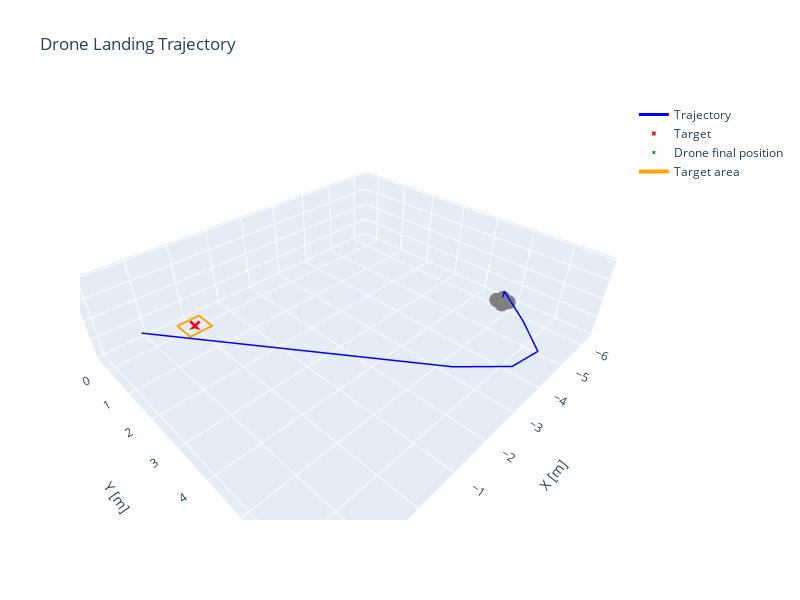

The notebook cell saved with this chart:
### Markdown cell above
**Where does the non-straight line at the beginning comes from?**

Well this a bit tricky, even if the drone starts at x=2m and y =2m, in its own referential, x error is well higher than y error. 


Second issue can be treated with smoother control (lower coefficients) when being closer to the target: coefficients are divided by 2 when being above the target.

### Code cell
sim_dt = 0.1         # simulation step (10 Hz)
env = DroneLandingEnv(render_mode=None, dt=sim_dt)
controller_dt = 1.0  # controller step (1 Hz)

pid = PIDController(Kp=[2.0,2.0,2.0, 2.0], Ki=[0.1,0.1,0.0,0.2], Kd=[0.0,0.0,0.0,0.0], dt=controller_dt, integral_limit=0.5, z_fixed_speed= -0.2, yaw_2_steps =True, finer_gains=True)

states, target = run_pid_simulation(env = env, pid = pid, init_mode='fixed', plot=True, init_pos = [2.0,2.0,2.0,2.0])

### Figure 1 — Plotly figure (JSON) as saved in the notebook; plotly's stock layout.template omitted (floating-point values rounded to 4 significant figures)
{"data": [{"line": {"color": "blue", "width": 3}, "mode": "lines", "name": "Trajectory", "x": [1.9, 1.8, 1.7, 1.601, 1.501, 1.401, 1.301, 1.201, 1.101, 1.001, 0.9014, 0.8014, 0.7014, 0.6014, 0.5014, 0.4014, 0.3014, 0.2014, 0.1014, 0.00137, -0.09863, -0.1986, -0.2986, -0.3986, -0.4986, -0.5986, -0.6986, -0.7986, -0.8986, -0.9986, -1.099, -1.199, -1.299, -1.399, -1.499, -1.599, -1.699, -1.799, -1.899, -1.999, -2.099, -2.199, -2.299, -2.399, -2.499, -2.599, -2.699, -2.799, -2.899, -2.999, -3.099, -3.199, -3.299, -3.399, -3.499, -3.599, -3.699, -3.799, -3.899, -3.999, -4.099, -4.199, -4.299, -4.399, -4.499, -4.599, -4.699, -4.799, -4.899, -4.999, -5.099, -5.199, -5.299, -5.399, -5.499, -5.599, -5.699, -5.799, -5.899, -5.999, -6.099, -6.099, -6.099, -6.099], "y": [2.1, 2.2, 2.3, 2.4, 2.5, 2.6, 2.7, 2.8, 2.9, 3.0, 3.1, 3.2, 3.3, 3.4, 3.5, 3.6, 3.7, 3.8, 3.9, 4.0, 4.1, 4.2, 4.3, 4.4, 4.5, 4.6, 4.7, 4.8, 4.9, 5.0, 5.1, 5.2, 5.3, 5.4, 5.5, 5.6, 5.7, 5.8, 5.9, 6.0, 6.067, 6.133, 6.2, 6.267, 6.334, 6.4, 6.467, 6.534, 6.6, 6.667, 6.671, 6.674, 6.678, 6.681, 6.685, 6.689, 6.692, 6.696, 6.699, 6.703, 6.617, 6.531, 6.445, 6.359, 6.273, 6.187, 6.102, 6.016, 5.93, 5.844, 5.744, 5.644, 5.544, 5.444, 5.344, 5.244, 5.144, 5.044, 4.944, 4.844, 4.744, 4.744, 4.744, 4.744], "z": [1.98, 1.96, 1.94, 1.92, 1.9, 1.88, 1.86, 1.84, 1.82, 1.8, 1.78, 1.76, 1.74, 1.72, 1.7, 1.68, 1.66, 1.64, 1.62, 1.6, 1.58, 1.56, 1.54, 1.52, 1.5, 1.48, 1.46, 1.44, 1.42, 1.4, 1.38, 1.36, 1.34, 1.32, 1.3, 1.28, 1.26, 1.24, 1.22, 1.2, 1.18, 1.16, 1.14, 1.12, 1.1, 1.08, 1.06, 1.04, 1.02, 1.0, 0.98, 0.96, 0.94, 0.92, 0.9, 0.88, 0.86, 0.84, 0.82, 0.8, 0.78, 0.76, 0.74, 0.72, 0.7, 0.68, 0.66, 0.64, 0.62, 0.6, 0.58, 0.56, 0.54, 0.52, 0.5, 0.48, 0.46, 0.44, 0.42, 0.4, 0.38, 0.28, 0.18, 0.08], "type": "scatter3d"}, {"marker": {"color": "red", "size": 4, "symbol": "x"}, "mode": "markers", "name": "Target", "x": [0.0], "y": [0.0], "z": [0.0], "type": "scatter3d"}, {"marker": {"color": "green", "size": 3, "symbol": "x"}, "mode": "markers", "name": "Drone final position", "x": [-6.099], "y": [4.744], "z": [0.08], "type": "scatter3d"}, {"line": {"color": "black", "width": 5}, "mode": "lines", "showlegend": false, "x": [-6.036, -6.161], "y": [4.607, 4.88], "z": [0.08, 0.08], "type": "scatter3d"}, {"line": {"color": "black", "width": 5}, "mode": "lines", "showlegend": false, "x": [-5.962, -6.235], "y": [4.806, 4.681], "z": [0.08, 0.08], "type": "scatter3d"}, {"marker": {"color": "gray", "size": 5, "symbol": "circle"}, "mode": "markers", "showlegend": false, "x": [-6.161], "y": [4.88], "z": [0.08], "type": "scatter3d"}, {"marker": {"color": "gray", "size": 5, "symbol": "circle"}, "mode": "markers", "showlegend": false, "x": [-6.036], "y": [4.607], "z": [0.08], "type": "scatter3d"}, {"marker": {"color": "gray", "size": 5, "symbol": "circle"}, "mode": "markers", "showlegend": false, "x": [-6.235], "y": [4.681], "z": [0.08], "type": "scatter3d"}, {"marker": {"color": "gray", "size": 5, "symbol": "circle"}, "mode": "markers", "showlegend": false, "x": [-5.962], "y": [4.806], "z": [0.08], "type": "scatter3d"}, {"line": {"color": "orange", "width": 4}, "mode": "lines", "name": "Target area", "x": [-0.3, 0.3, 0.3, -0.3, -0.3], "y": [-0.3, -0.3, 0.3, 0.3, -0.3], "z": [0.0, 0.0, 0.0, 0.0, 0.0], "type": "scatter3d"}], "layout": {"scene": {"xaxis": {"title": {"text": "X [m]"}}, "yaxis": {"title": {"text": "Y [m]"}}, "zaxis": {"title": {"text": "Z [m]"}}, "aspectmode": "data"}, "title": {"text": "Drone Landing Trajectory"}, "width": 800, "height": 600}}
